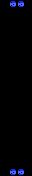

The image is a tile-based game level rendered from a .tmx file. Its description and complete source (layers, tilesets, objects, tile grids) follow:
An orthogonal 4x22 tile map with 8x8 px tiles, 1 tile layer (Tile Layer 1).

<map version="1.2" tiledversion="1.3.2" orientation="orthogonal" renderorder="right-down" compressionlevel="0" width="4" height="22" tilewidth="8" tileheight="8" infinite="0" nextlayerid="2" nextobjectid="1">
 <tileset firstgid="1" name="moai-tiles" tilewidth="8" tileheight="8" tilecount="256" columns="16">
  <image source="moai-tiles.png" width="128" height="128" />
 </tileset>
 <layer id="1" name="Tile Layer 1" width="4" height="22">
  <data encoding="csv">
1,12,12,1,
1,1,1,1,
1,1,1,1,
1,1,1,1,
1,1,1,1,
1,1,1,1,
1,1,1,1,
1,1,1,1,
1,1,1,1,
1,1,1,1,
1,1,1,1,
1,1,1,1,
1,1,1,1,
1,1,1,1,
1,1,1,1,
1,1,1,1,
1,1,1,1,
1,1,1,1,
1,1,1,1,
1,1,1,1,
1,1,1,1,
1,12,12,1
</data>
 </layer>
</map>
